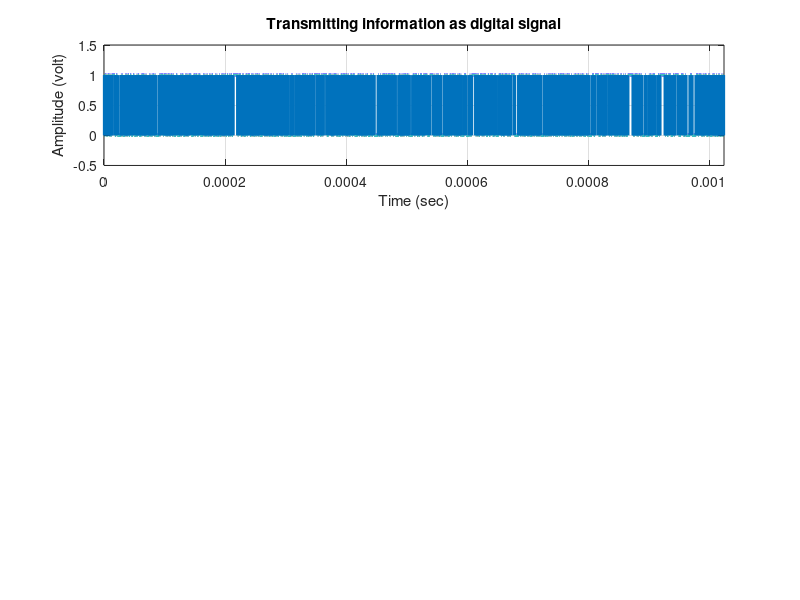

Write the MATLAB code that produced this figure. (Note: this script raises an error after producing the figure.)
% Clearing previous data
clc;
clear all;
close all;

% Define M-ary for QAM modulation
M = 64;

% Input validation
fprintf('\n\n\n');

% Check if log2(M) is an integer
Ld = log2(M);
ds = ceil(Ld);
dif = ds - Ld;
if (dif ~= 0)
    error('the value of M is only acceptable if log2(M) is an integer');
end

% Generate binary information
nbit = 1024; % number of information bits
msg = round(rand(nbit, 1)); % generate binary data
disp('Binary information at transmitter:');
disp(msg);
fprintf('\n\n');

% Digital Signal Representation of Binary Information
x = msg;
bp = 0.000001; % bit period
bit = [];
for n = 1:1:length(x)
    if x(n) == 1
        se = ones(1, 100);
    else
        se = zeros(1, 100);
    end
    bit = [bit se];
end

t1 = bp / 100:bp / 100:100 * length(x) * (bp / 100);
figure(1)
subplot(3, 1, 1);
plot(t1, bit, 'lineWidth', 2.5);
grid on;
axis([0 bp * length(x) -.5 1.5]);
ylabel('Amplitude (volt)');
xlabel('Time (sec)');
title('Transmitting information as digital signal');

% Reshape binary information for M-ary QAM modulation
msg_reshape = reshape(msg, log2(M), nbit / log2(M))';
disp('Information reshaped for conversion to symbolic form:');
disp(msg_reshape);
fprintf('\n\n');
size(msg_reshape);
for (j = 1:1:nbit / log2(M))
    for (i = 1:1:log2(M))
        a(j, i) = num2str(msg_reshape(j, i));
    end
end
as = bin2dec(a);
ass = as';
figure(1)
subplot(3, 1, 2);
stem(ass, 'Linewidth', 2.0);
title('Serial symbol for M-ary QAM modulation at transmitter');
xlabel('n (discrete time)');
ylabel('Magnitude');
disp('Symbolic form information for M-ary QAM:');
disp(ass);
fprintf('\n\n');

% Mapping for M-ary QAM modulation
x1 = [0:M-1];
p = qammod(ass, M); % constellation design for M-ary QAM according to symbol
sym = 0:1:M-1; % considered symbol of M-ary QAM, just for scatter plot
pp = qammod(sym, M); % constellation diagram for M-ary QAM
scatterplot(pp), grid on;
title('Constellation diagram for M-ary QAM');

% M-ary QAM Modulation
RR = real(p);
II = imag(p);
sp = bp * 2; % symbol period for M-ary QAM
sr = 1 / sp; % symbol rate
f = sr * 2;
t = sp / 100:sp / 100:sp;
ss = length(t);
m = [];
for (k = 1:1:length(RR))
    yr = RR(k) * cos(2 * pi * f * t); % in-phase or real component
    yim = II(k) * sin(2 * pi * f * t); % quadrature or imaginary component
    y = yr + yim;
    m = [m y];
end
tt = sp / 100:sp / 100:sp * length(RR);
figure(1);
subplot(3, 1, 3);
plot(tt, m);
title('Waveform for M-ary QAM modulation according to symbolic information');
xlabel('Time (sec)');
ylabel('Amplitude (volt)');

% M-ary QAM Demodulation
m1 = [];
m2 = [];
for n = ss:ss:length(m)
    t = sp / 100:sp / 100:sp;
    y1 = cos(2 * pi * f * t); % in-phase component
    y2 = sin(2 * pi * f * t); % quadrature component
    mm1 = y1 .* m((n - (ss - 1)):n);
    mm2 = y2 .* m((n - (ss - 1)):n);
    z1 = trapz(t, mm1); % integration
    z2 = trapz(t, mm2); % integration
    zz1 = round(2 * z1 / sp);
    zz2 = round(2 * z2 / sp);
    m1 = [m1 zz1];
    m2 = [m2 zz2];
end

% Demapping for M-ary QAM modulation
clear i;
clear j;
for (k = 1:1:length(m1))
    gt(k) = m1(k) + j * m2(k);
end
gt
ax = qamdemod(gt, M);
figure(3);
subplot(2, 1, 1);
stem(ax, 'linewidth', 2);
title('Re-obtained symbol after M-ary QAM demodulation');
xlabel('n (discrete time)');
ylabel('Magnitude');
disp('Re-obtained symbol after M-ary QAM demodulation:');
disp(ax);
fprintf('\n\n');

% Representation of Receiving Binary Information as Digital Signal
x = ax;
bp = 0.000001; % bit period
bit = [];
for n = 1:1:length(x)
    if x(n) == 1
        se = ones(1, 100);
    else
        se = zeros(1, 100);
    end
    bit = [bit se];
end
t1 = bp / 100:bp / 100:100 * length(x) * (bp / 100);
figure(3)
subplot(2, 1, 2);
plot(t1, bit, 'lineWidth', 2.5);
grid on;
axis([0 bp * length(x) -.5 1.5]);
ylabel('Amplitude (volt)');
xlabel('Time (sec)');
title('Receiving information as digital signal after M-ary QAM demodulation');
